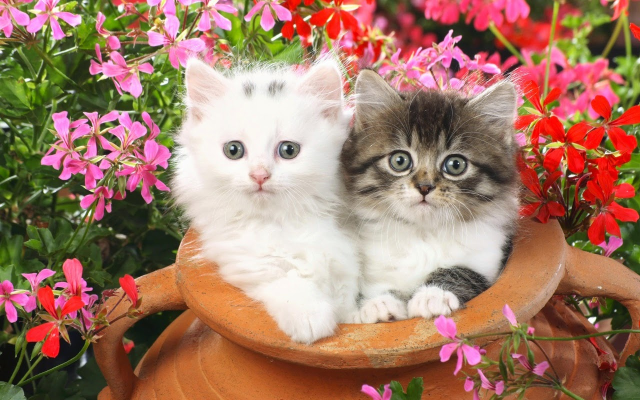
#> input picture Chumeodethuong_Wap102 (1).jpg, 1280 x 800 px (shown at 1/2 size)
$ python 1.py
#> lines starting #> are read from the running program, lines starting #| are printed output that depends on the picture
import cv2
import numpy as np
import time
from sklearn import svm, neighbors, tree
from sklearn.model_selection import train_test_split
from sklearn.metrics import accuracy_score, precision_score, recall_score

# Bước 1: Tiền xử lý ảnh và Trích xuất đặc trưng
def extract_color_histogram(image, bins=(8, 8, 8)):
    """Trích xuất biểu đồ màu 3D từ ảnh và chuẩn hóa."""
    hist = cv2.calcHist([image], [0, 1, 2], None, bins, [0, 256, 0, 256, 0, 256])
    cv2.normalize(hist, hist)
    return hist.flatten()

def load_and_preprocess_image(image_path):
    """Tải ảnh từ đường dẫn và trích xuất đặc trưng."""
    image = cv2.imread(image_path)
    image = cv2.resize(image, (64, 64))  # Thay đổi kích thước ảnh để nhất quán
    features = extract_color_histogram(image)
    return features

# Bước 2: Mô phỏng tập dữ liệu (cho mục đích minh họa, tạo một tập dữ liệu ngẫu nhiên)
def simulate_dataset(n_samples=100, n_classes=2):
    """Mô phỏng một tập dữ liệu để minh họa với dữ liệu ngẫu nhiên."""
    np.random.seed(42)  # Đảm bảo tái tạo kết quả
    X = np.random.rand(n_samples, 512)  # Các vector đặc trưng giả lập
    y = np.random.randint(0, n_classes, n_samples)  # Nhãn giả lập
    return X, y

# Bước 3: Huấn luyện các mô hình
def train_and_evaluate_models(X, y):
    """Huấn luyện các mô hình SVM, KNN, và Decision Tree và đánh giá chúng."""
    # Chia tập dữ liệu
    X_train, X_test, y_train, y_test = train_test_split(X, y, test_size=0.3, random_state=42)

    # Các mô hình cần huấn luyện
    models = {
        "SVM": svm.SVC(kernel='linear'),
        "KNN": neighbors.KNeighborsClassifier(n_neighbors=3),
        "Decision Tree": tree.DecisionTreeClassifier()
    }

    results = {}
    for name, model in models.items():
        start_time = time.time()
        model.fit(X_train, y_train)
        train_time = time.time() - start_time

        # Dự đoán
        y_pred = model.predict(X_test)

        # Tính toán các chỉ số
        accuracy = accuracy_score(y_test, y_pred)
        precision = precision_score(y_test, y_pred, average='macro', zero_division=1)
        recall = recall_score(y_test, y_pred, average='macro', zero_division=1)

        results[name] = {
            "Accuracy": accuracy,
            "Precision": precision,
            "Recall": recall,
            "Time": train_time
        }
    return results

# Bước 4: Tổng hợp lại
def main(image_path):
    # Tải và tiền xử lý ảnh (ví dụ về trích xuất đặc trưng cho một ảnh)
    image_features = load_and_preprocess_image(image_path)
#> in load_and_preprocess_image, image is the input picture: shape (800, 1280, 3); mean B, G, R 102.6, 122.7, 162.3
#> in load_and_preprocess_image, `image = cv2.resize(image, (64, 64))`:
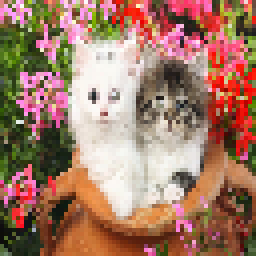
#> image: shape (64, 64, 3) (shown 4 times larger); mean B, G, R 102.5, 122.3, 162.3
#> in load_and_preprocess_image, `features = extract_color_histogram(image)`: features = 512 values, max 0.63 at index 511, min 0 at index 16, mean 0.0131
#> image_features has the same summary as features in load_and_preprocess_image

    # Mô phỏng một tập dữ liệu và thêm đặc trưng ảnh của chúng ta
    X, y = simulate_dataset()
    X = np.vstack([X, image_features])  # Thêm đặc trưng ảnh vào tập dữ liệu
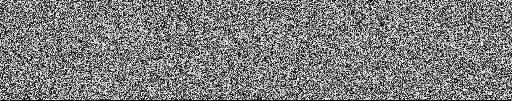
#> X: shape (101, 512) float64; min 0, max 1, mean 0.494
    y = np.append(y, 1)  # Giả định ảnh của chúng ta thuộc lớp '1'

    # Huấn luyện và đánh giá các mô hình
    results = train_and_evaluate_models(X, y)
#> in train_and_evaluate_models, `X_train, X_test, y_train, y_test = train_test_split(X, y, test_size=0...`:
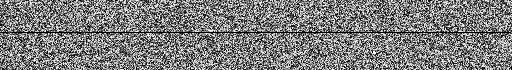
#> X_train: shape (70, 512) float64; min 0, max 1, mean 0.491
#> in train_and_evaluate_models, `X_train, X_test, y_train, y_test = train_test_split(X, y, test_size=0...`:
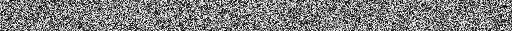
#> X_test: shape (31, 512) float64; min 4.81e-05, max 1, mean 0.501
#> in train_and_evaluate_models, `X_train, X_test, y_train, y_test = train_test_split(X, y, test_size=0...`: y_train = 70 values, max 1 at index 0, min 0 at index 1, mean 0.486; y_test = 31 values, max 1 at index 1, min 0 at index 0, mean 0.613
#> the loop in train_and_evaluate_models, `for name, model in models.items():` made 3 passes
#> (accuracy, precision, recall) on passes 1 to 3: (0.387, 0.417, 0.423), (0.484, 0.518, 0.518), (0.484, 0.518, 0.518)
#> after the loop in train_and_evaluate_models, `for name, model in models.items():`: results = 3 items
#> results = 3 items

    # Hiển thị kết quả
    for model_name, metrics in results.items():
        print(f"Kết quả cho {model_name}:")
        print(f"  Độ chính xác (Accuracy): {metrics['Accuracy']:.4f}")
        print(f"  Độ chính xác trung bình (Precision): {metrics['Precision']:.4f}")
        print(f"  Độ hồi tưởng (Recall): {metrics['Recall']:.4f}")
        print(f"  Thời gian huấn luyện (Training Time): {metrics['Time']:.4f} giây\n")
#> this loop made 3 passes
#> model_name on passes 1 to 3: 'SVM', 'KNN', 'Decision Tree'
#> (printed output is left out)


# Chạy hàm chính với ảnh đã tải lên
main('Chumeodethuong_Wap102 (1).jpg')

$ run again, with download (1).jfif saved as Chumeodethuong_Wap102 (1).jpg
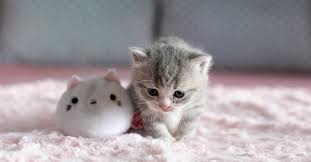
#> input picture download (1).jfif, 311 x 162 px
#> in load_and_preprocess_image, image is the input picture: shape (162, 311, 3); mean B, G, R 156.8, 152.7, 159.8
#> in load_and_preprocess_image, `image = cv2.resize(image, (64, 64))`:
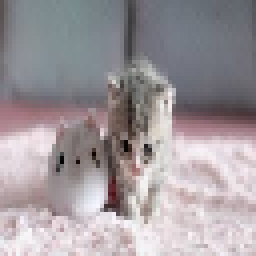
#> image: shape (64, 64, 3) (shown 4 times larger); mean B, G, R 156.7, 152.5, 159.6
#> features = 512 values, max 0.589 at index 219, min 0 at index 3, mean 0.00645
#> image_features has the same summary as features in load_and_preprocess_image
#> y_train = 70 values, max 1 at index 0, min 0 at index 1, mean 0.486; y_test = 31 values, max 1 at index 1, min 0 at index 0, mean 0.613
#> the loop in train_and_evaluate_models, `for name, model in models.items():` made 3 passes
#> (accuracy, precision, recall) on passes 1 to 3: (0.387, 0.417, 0.423), (0.484, 0.518, 0.518), (0.484, 0.518, 0.518)
#> after the loop in train_and_evaluate_models, `for name, model in models.items():`: results = 3 items
#> the loop in main, `for model_name, metrics in results.items():` made 3 passes
#> model_name on passes 1 to 3: 'SVM', 'KNN', 'Decision Tree'
#> (printed output is left out)

$ run again, with images (2).jfif saved as Chumeodethuong_Wap102 (1).jpg
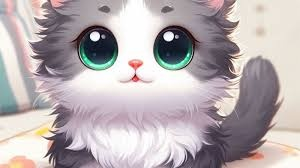
#> input picture images (2).jfif, 300 x 168 px
#> in load_and_preprocess_image, image is the input picture: shape (168, 300, 3); mean B, G, R 177.3, 175, 184.2
#> in load_and_preprocess_image, `image = cv2.resize(image, (64, 64))`:
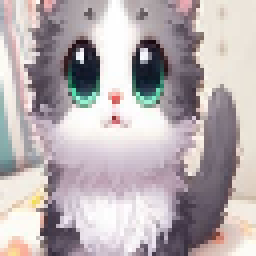
#> image: shape (64, 64, 3) (shown 4 times larger); mean B, G, R 177.3, 174.9, 184
#> features = 512 values, max 0.753 at index 511, min 0 at index 2, mean 0.00668
#> image_features has the same summary as features in load_and_preprocess_image
#> y_train = 70 values, max 1 at index 0, min 0 at index 1, mean 0.486; y_test = 31 values, max 1 at index 1, min 0 at index 0, mean 0.613
#> the loop in train_and_evaluate_models, `for name, model in models.items():` made 3 passes
#> (accuracy, precision, recall) on passes 1 to 3: (0.387, 0.417, 0.423), (0.484, 0.518, 0.518), (0.484, 0.518, 0.518)
#> after the loop in train_and_evaluate_models, `for name, model in models.items():`: results = 3 items
#> the loop in main, `for model_name, metrics in results.items():` made 3 passes
#> model_name on passes 1 to 3: 'SVM', 'KNN', 'Decision Tree'
#> (printed output is left out)
